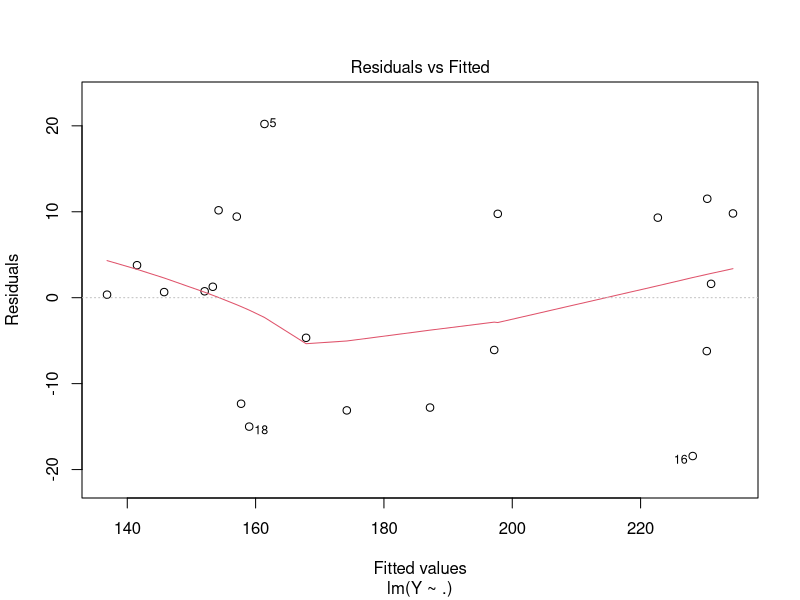
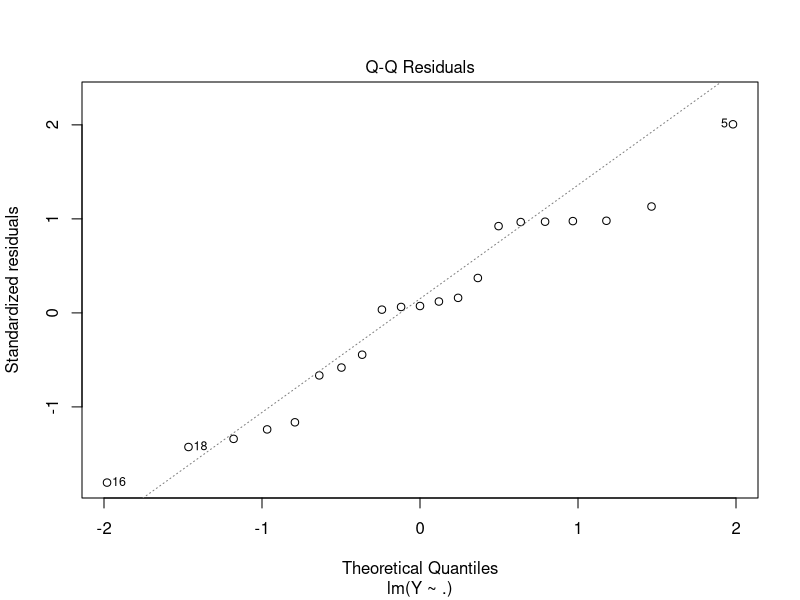
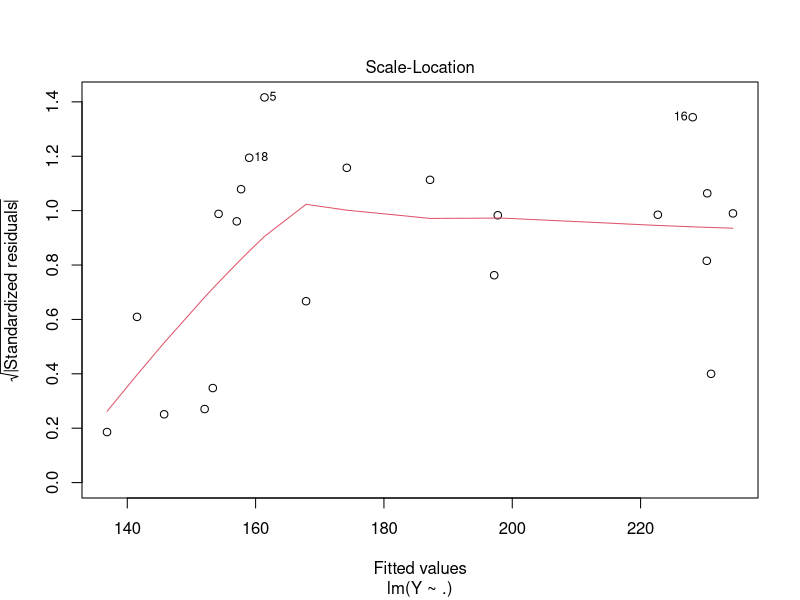
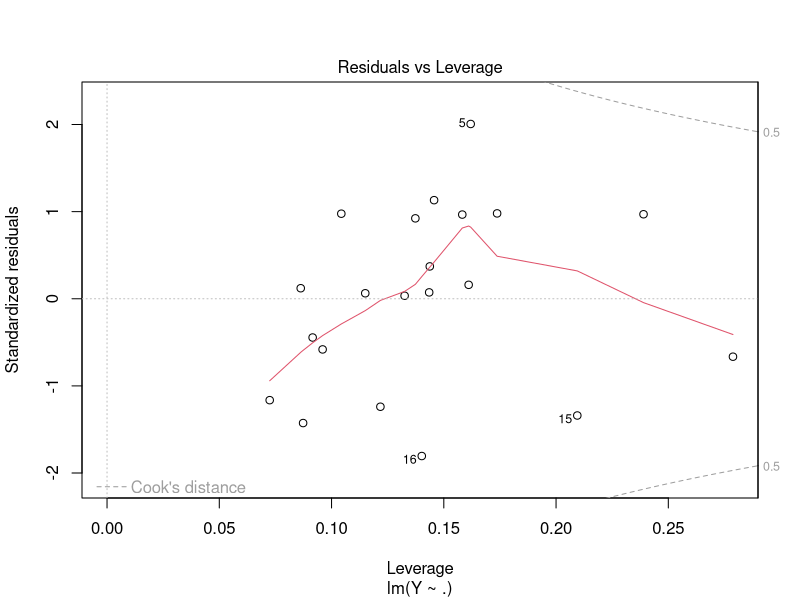

These charts were generated, in order, by the following R code:
## ---- chunk 1
DwaineStudio = read.csv("DwaineStudio.csv")
f = lm(Y~., data=DwaineStudio)
summary(f)
## ---- chunk 2
names(f)
## ---- chunk 3
f$model
## ---- chunk 4
plot(f)
## ---- chunk 5
confint(f, level=0.9)
## ---- chunk 6
anova(f)
## ---- chunk 7
names(anova(f))
## ---- chunk 8
anova(f)$`Sum Sq`
## ---- chunk 9
SST = sum(anova(f)$`Sum Sq`)
## ---- chunk 10
R2 = 1-(2180.9274/SST)
R2
## ---- chunk 11
cor(DwaineStudio)
## ---- chunk 12

## ---- chunk 13

